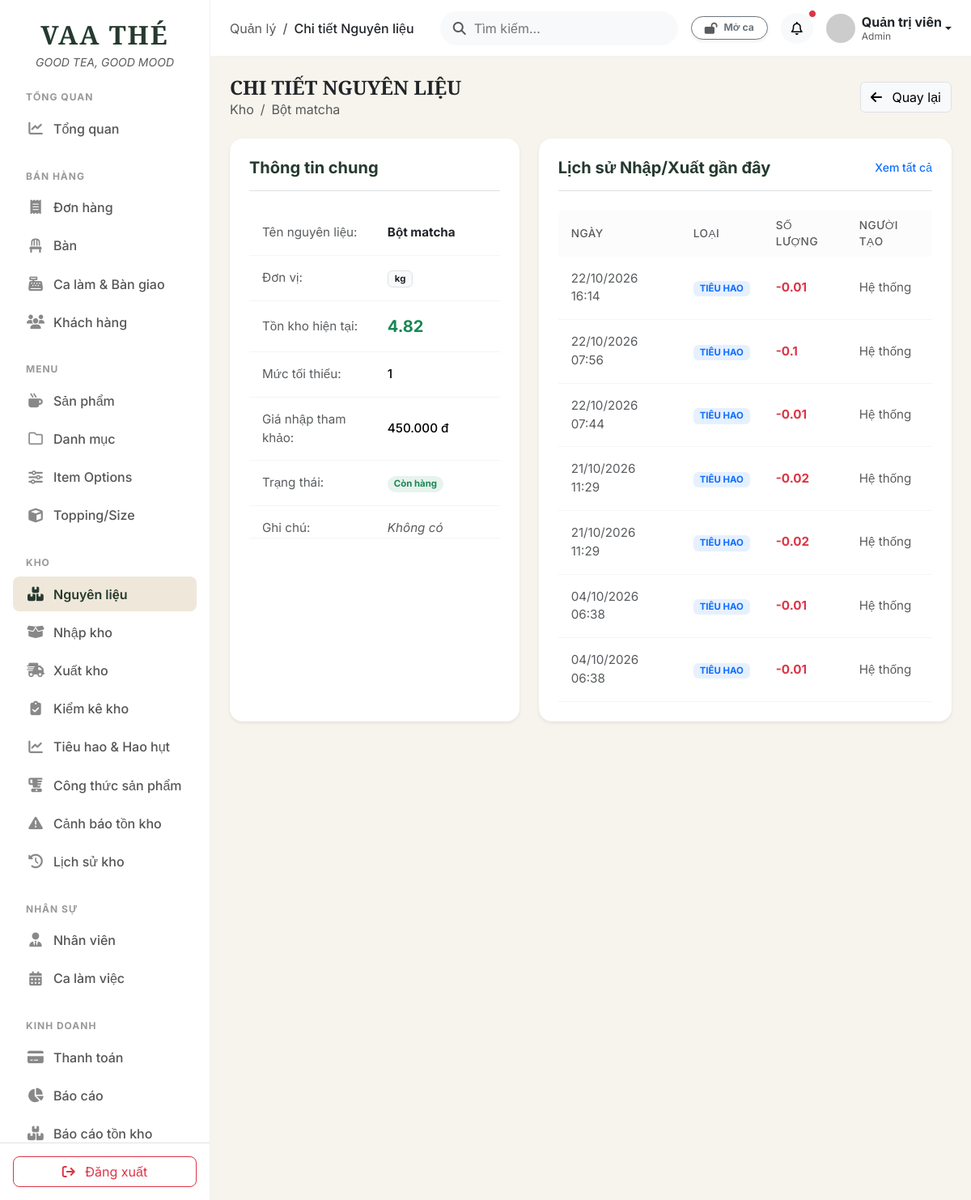
Before: /public/admin.php?route=inventory&action=show&id=4 (signed in) with the older database file.
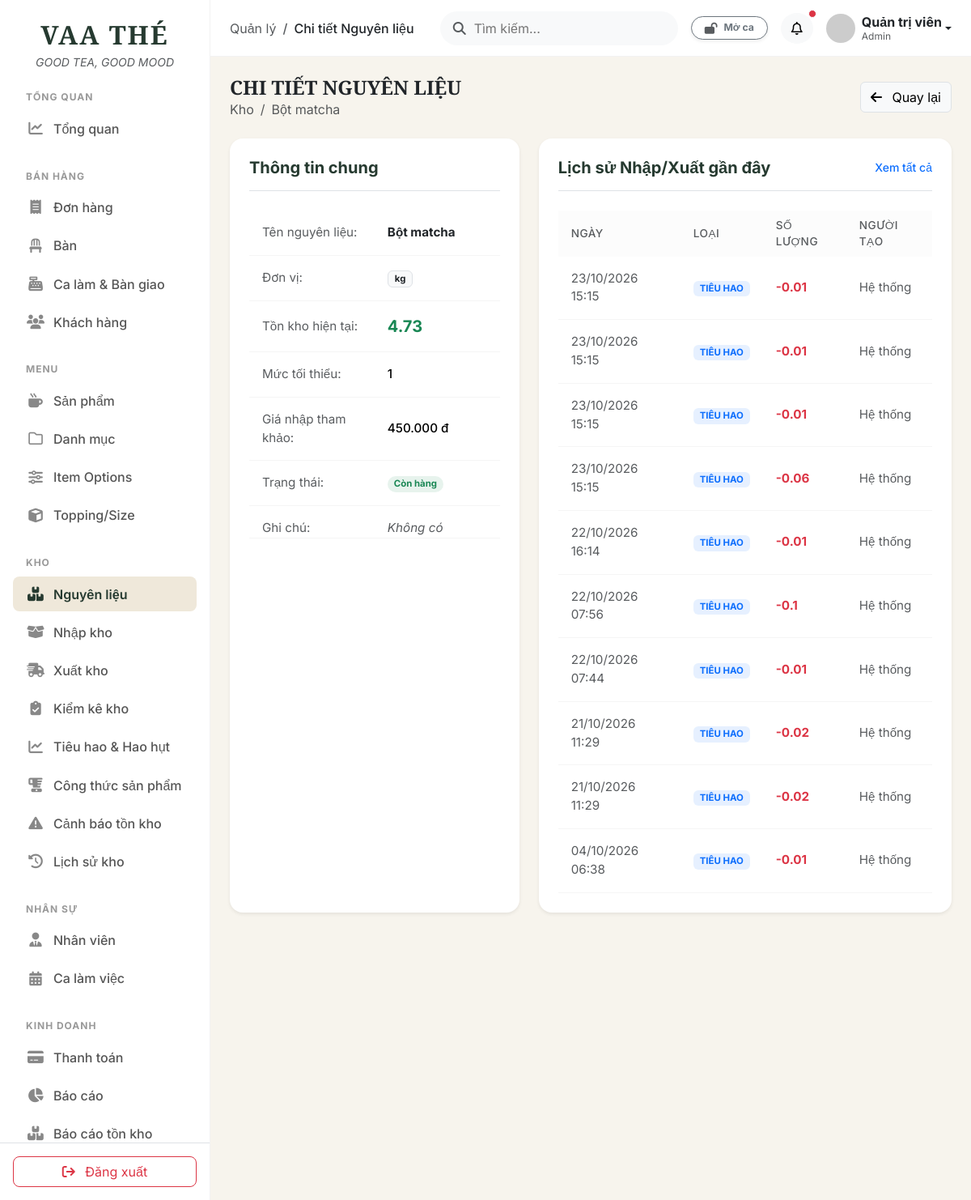
After: the same page with the newer database file.
### tables this page shows
CREATE TABLE `inventory` (
  `id` int(10) unsigned NOT NULL AUTO_INCREMENT,
  `ingredient_name` varchar(150) NOT NULL,
  `unit` varchar(30) NOT NULL,
  `quantity` decimal(12,2) NOT NULL DEFAULT 0.00,
  `min_quantity` decimal(12,2) NOT NULL DEFAULT 0.00,
  `price` decimal(12,2) NOT NULL DEFAULT 0.00,
  `status` tinyint(1) NOT NULL DEFAULT 1,
  `created_at` timestamp NOT NULL DEFAULT current_timestamp(),
  `updated_at` timestamp NOT NULL DEFAULT current_timestamp() ON UPDATE current_timestamp(),
  PRIMARY KEY (`id`),
  KEY `idx_inventory_quantity` (`quantity`)
);

CREATE TABLE `inventory_transactions` (
  `id` int(11) NOT NULL AUTO_INCREMENT,
  `inventory_id` int(11) NOT NULL,
  `user_id` int(11) DEFAULT NULL,
  `type` enum('IMPORT','EXPORT','USAGE','ADJUSTMENT') NOT NULL,
  `quantity` decimal(10,2) NOT NULL,
  `price` decimal(15,2) DEFAULT 0.00,
  `note` text DEFAULT NULL,
  `created_at` timestamp NOT NULL DEFAULT current_timestamp(),
  PRIMARY KEY (`id`)
);

### app/controllers/Admin/InventoryController.php (called while the page is built, shortened)
<?php
require_once __DIR__ . '/../../models/Inventory.php';
class InventoryController {
    public function show() {
        $id = $_GET['id'] ?? null;
        $inventoryModel = new Inventory();
        $item = $inventoryModel->findById($id);
        $sql = "SELECT t.*, u.full_name as user_name
                FROM inventory_transactions t
                LEFT JOIN users u ON t.user_id = u.id
                WHERE t.inventory_id = ?
                ORDER BY t.created_at DESC LIMIT 10";
        global $conn;
        $stmt = $conn->prepare($sql);
        $stmt->bind_param("i", $id);
        $stmt->execute();
        $history = $stmt->get_result()->fetch_all(MYSQLI_ASSOC);
        require_once __DIR__ . '/../../views/admin/inventory/show.php';
        require_once __DIR__ . '/../../views/layouts/admin.php';
    }
}

### app/models/Inventory.php (called while the page is built, shortened)
<?php
require_once __DIR__ . '/../config/database.php';
class Inventory {
    private $conn;
    public function __construct() {
        global $conn;
        $this->conn = $conn;
    }
    public function findById($id) {
        $sql = "SELECT * FROM inventory WHERE id = ?";
        $stmt = $this->conn->prepare($sql);
        if ($stmt) {
            $stmt->bind_param("i", $id);
            $stmt->execute();
            return $stmt->get_result()->fetch_assoc();
        }
        return null;
    }
}

### app/views/admin/inventory/show.php (the view, shortened to what the changed rows need)
<div class="d-flex justify-content-between align-items-center mb-4">
    <div>
        <nav aria-label="breadcrumb">
            <ol class="breadcrumb mb-0 small">
                <li class="breadcrumb-item"><a href="admin.php?route=inventory" class="text-muted text-decoration-none">Kho</a></li>
                <li class="breadcrumb-item active"><?= htmlspecialchars($item['ingredient_name']) ?></li>
            </ol>
        </nav>
    </div>
</div>
<div class="row g-4">
    <div class="col-md-5">
        <div class="card border-0 shadow-sm rounded-4 h-100">
            <div class="card-body p-4">
                <table class="table table-borderless mb-0">
                    <tbody>
                        <tr>
                            <td class="text-muted w-50 pb-3">Tên nguyên liệu:</td>
                            <td class="fw-bold text-dark pb-3"><?= htmlspecialchars($item['ingredient_name']) ?></td>
                        </tr>
                        <tr>
                            <td class="pb-3"><span class="badge bg-light text-dark border px-2 py-1"><?= htmlspecialchars($item['unit']) ?></span></td>
                        </tr>
                        <tr>
                            <td class="pb-3">
                                <span class="fw-bold fs-5 <?= $item['quantity'] <= 0 ? 'text-danger' : ($item['quantity'] <= $item['min_quantity'] ? 'text-warning' : 'text-success') ?>">
                                    <?= floatval($item['quantity']) ?>
                                </span>
                            </td>
                        </tr>
                        <tr>
                            <td class="text-muted pb-3">Mức tối thiểu:</td>
                            <td class="pb-3 fw-medium"><?= floatval($item['min_quantity']) ?></td>
                        </tr>
                        <tr>
                            <td class="text-muted pb-3">Giá nhập tham khảo:</td>
                            <td class="pb-3 fw-medium"><?= number_format($item['price'], 0, ',', '.') ?> đ</td>
                        </tr>
                    </tbody>
                </table>
            </div>
        </div>
    </div>
    <div class="col-md-7">
        <div class="card border-0 shadow-sm rounded-4 h-100">
            <div class="card-body p-4">
                <?php if(empty($history)): ?>
                    <div class="text-center py-5 text-muted">
                        <i class="fa-regular fa-clock fs-1 mb-3 text-light"></i>
                        <p class="mb-0">Chưa có lịch sử giao dịch nào.</p>
                    </div>
                <?php else: ?>
                    <div class="table-responsive">
                        <table class="table table-hover align-middle mb-0">
                            <thead class="bg-light">
                                <tr>
                                    <th class="ps-3 py-2 fw-medium border-0 rounded-top-left small text-muted">Ngày</th>
                                    <th class="py-2 fw-medium border-0 small text-muted">Loại</th>
                                    <th class="py-2 fw-medium border-0 small text-muted">Số lượng</th>
                                    <th class="pe-3 py-2 fw-medium border-0 rounded-top-right small text-muted">Người tạo</th>
                                </tr>
                            </thead>
                            <tbody class="border-top-0">
                                <?php foreach($history as $tx): ?>
                                <tr>
                                    <td class="ps-3 text-muted small"><?= date('d/m/Y H:i', strtotime($tx['created_at'])) ?></td>
                                    <td>
                                        <?php if($tx['type'] === 'IMPORT'): ?>
                                            <span class="badge bg-success bg-opacity-10 text-success px-2 py-1">NHẬP KHO</span>
                                        <?php elseif($tx['type'] === 'EXPORT'): ?>
                                            <span class="badge bg-danger bg-opacity-10 text-danger px-2 py-1">XUẤT KHO</span>
                                        <?php elseif($tx['type'] === 'USAGE'): ?>
                                            <span class="badge bg-primary bg-opacity-10 text-primary px-2 py-1">TIÊU HAO</span>
                                        <?php else: ?>
                                            <span class="badge bg-secondary bg-opacity-10 text-secondary px-2 py-1"><?= $tx['type'] ?></span>
                                        <?php endif; ?>
                                    </td>
                                    <td class="fw-bold <?= in_array($tx['type'], ['EXPORT','USAGE']) ? 'text-danger' : 'text-success' ?>">
                                        <?= in_array($tx['type'], ['EXPORT','USAGE']) ? '-' : '+' ?><?= floatval($tx['quantity']) ?>
                                    </td>
                                    <td class="pe-3 text-muted small"><?= htmlspecialchars($tx['user_name'] ?? 'Hệ thống') ?></td>
                                </tr>
                                <?php endforeach; ?>
                            </tbody>
                        </table>
                    </div>
                <?php endif; ?>
            </div>
        </div>
    </div>
</div>

Changed rows visible on the page:
no longer on this page (row unchanged): inventory_transactions: created_at "04/10/2026 06:38", type "TIÊU HAO", quantity "0.01", user_name "Hệ thống"
changed inventory "Bột matcha": quantity "4.82" → "4.73"
added inventory_transactions: created_at "23/10/2026 15:15", type "TIÊU HAO", quantity "0.01", user_name "Hệ thống"
added inventory_transactions: created_at "23/10/2026 15:15", type "TIÊU HAO", quantity "0.01", user_name "Hệ thống"
added inventory_transactions: created_at "23/10/2026 15:15", type "TIÊU HAO", quantity "0.01", user_name "Hệ thống"
added inventory_transactions: created_at "23/10/2026 15:15", type "TIÊU HAO", quantity "0.06", user_name "Hệ thống"
